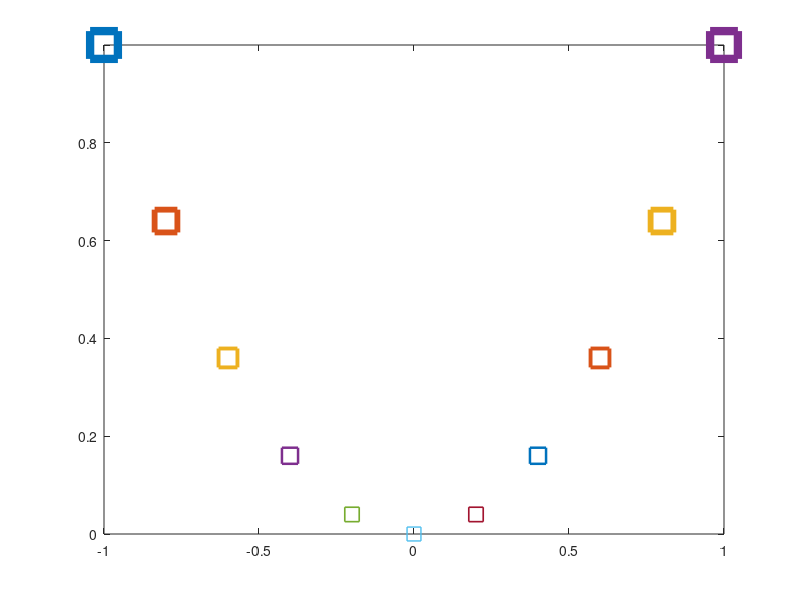

The MATLAB script that drew this image:
clear variables;
close all;
clc;

p=[1,0,0]
x=linspace(-1,1,11)
y=polyval(p,x)

for i=1:length(x)
    plot(x(i),y(i),'s','LineWidth',5*y(i)+1,'MarkerSize',10*y(i)+10)
    hold on
end
